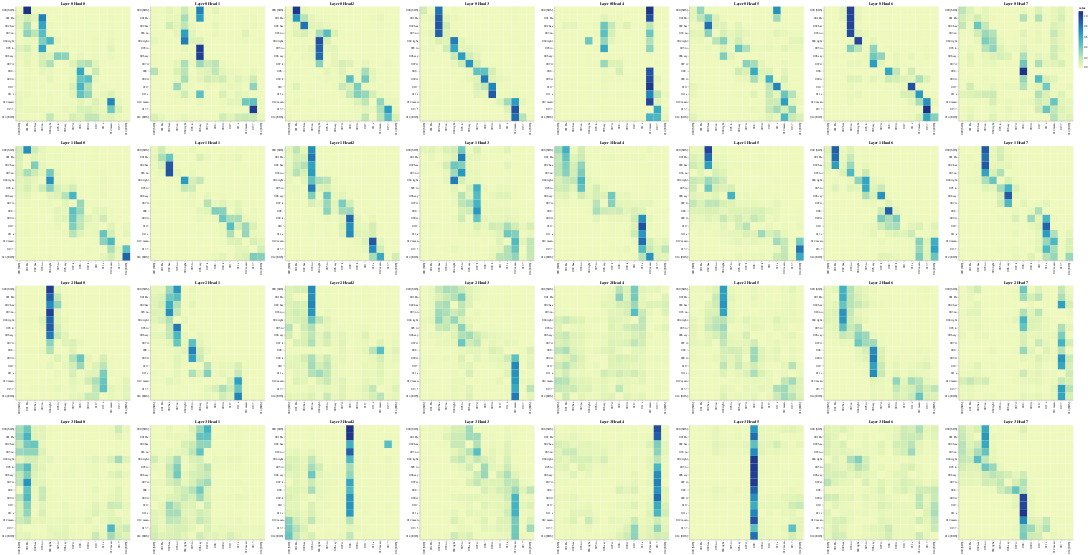

The notebook cell this image was saved under:
### Code cell
layers = [0, 1, 2,3]
heads = [0, 1, 2, 3, 4, 5, 6, 7]

# Encoder Self-Attention
get_all_attention_maps("encoder", layers, heads, encoder_input_tokens, encoder_input_tokens, min(20, sentence_len))

### Figure 1 — Vega-Lite specification as saved in the notebook (floating-point values rounded to 4 significant figures; data arrays with more than 128 entries replaced by an {"elided": "..."} marker saying what was removed)
{"config": {"view": {"continuousWidth": 300, "continuousHeight": 300}}, "vconcat": [{"hconcat": [{"data": {"name": "data-4f1ecdd028157520838e9b1358e15148"}, "mark": {"type": "rect"}, "encoding": {"color": {"field": "value", "type": "quantitative"}, "tooltip": [{"field": "row", "type": "quantitative"}, {"field": "column", "type": "quantitative"}, {"field": "value", "type": "quantitative"}, {"field": "row_token", "type": "nominal"}, {"field": "col_token", "type": "nominal"}], "x": {"axis": {"title": ""}, "field": "col_token", "type": "nominal"}, "y": {"axis": {"title": ""}, "field": "row_token", "type": "nominal"}}, "height": 400, "name": "view_73", "title": "Layer 0 Head 0", "width": 400}, {"data": {"name": "data-47808860a4cb3bf599160f847cebafcd"}, "mark": {"type": "rect"}, "encoding": {"color": {"field": "value", "type": "quantitative"}, "tooltip": [{"field": "row", "type": "quantitative"}, {"field": "column", "type": "quantitative"}, {"field": "value", "type": "quantitative"}, {"field": "row_token", "type": "nominal"}, {"field": "col_token", "type": "nominal"}], "x": {"axis": {"title": ""}, "field": "col_token", "type": "nominal"}, "y": {"axis": {"title": ""}, "field": "row_token", "type": "nominal"}}, "height": 400, "name": "view_74", "title": "Layer 0 Head 1", "width": 400}, {"data": {"name": "data-14d1d5477d26558ed9b33adb20c17bda"}, "mark": {"type": "rect"}, "encoding": {"color": {"field": "value", "type": "quantitative"}, "tooltip": [{"field": "row", "type": "quantitative"}, {"field": "column", "type": "quantitative"}, {"field": "value", "type": "quantitative"}, {"field": "row_token", "type": "nominal"}, {"field": "col_token", "type": "nominal"}], "x": {"axis": {"title": ""}, "field": "col_token", "type": "nominal"}, "y": {"axis": {"title": ""}, "field": "row_token", "type": "nominal"}}, "height": 400, "name": "view_75", "title": "Layer 0 Head 2", "width": 400}, {"data": {"name": "data-e768d37b298233feee9a72e597e8448a"}, "mark": {"type": "rect"}, "encoding": {"color": {"field": "value", "type": "quantitative"}, "tooltip": [{"field": "row", "type": "quantitative"}, {"field": "column", "type": "quantitative"}, {"field": "value", "type": "quantitative"}, {"field": "row_token", "type": "nominal"}, {"field": "col_token", "type": "nominal"}], "x": {"axis": {"title": ""}, "field": "col_token", "type": "nominal"}, "y": {"axis": {"title": ""}, "field": "row_token", "type": "nominal"}}, "height": 400, "name": "view_76", "title": "Layer 0 Head 3", "width": 400}, {"data": {"name": "data-59290401ff2d111faa699d9567e2b7ca"}, "mark": {"type": "rect"}, "encoding": {"color": {"field": "value", "type": "quantitative"}, "tooltip": [{"field": "row", "type": "quantitative"}, {"field": "column", "type": "quantitative"}, {"field": "value", "type": "quantitative"}, {"field": "row_token", "type": "nominal"}, {"field": "col_token", "type": "nominal"}], "x": {"axis": {"title": ""}, "field": "col_token", "type": "nominal"}, "y": {"axis": {"title": ""}, "field": "row_token", "type": "nominal"}}, "height": 400, "name": "view_77", "title": "Layer 0 Head 4", "width": 400}, {"data": {"name": "data-67aa0a2e0f55f515c4e47b09a050c626"}, "mark": {"type": "rect"}, "encoding": {"color": {"field": "value", "type": "quantitative"}, "tooltip": [{"field": "row", "type": "quantitative"}, {"field": "column", "type": "quantitative"}, {"field": "value", "type": "quantitative"}, {"field": "row_token", "type": "nominal"}, {"field": "col_token", "type": "nominal"}], "x": {"axis": {"title": ""}, "field": "col_token", "type": "nominal"}, "y": {"axis": {"title": ""}, "field": "row_token", "type": "nominal"}}, "height": 400, "name": "view_78", "title": "Layer 0 Head 5", "width": 400}, {"data": {"name": "data-90c68b765c0f0a20073164c4ed78aa52"}, "mark": {"type": "rect"}, "encoding": {"color": {"field": "value", "type": "quantitative"}, "tooltip": [{"field": "row", "type": "quantitative"}, {"field": "column", "type": "quantitative"}, {"field": "value", "type": "quantitative"}, {"field": "row_token", "type": "nominal"}, {"field": "col_token", "type": "nominal"}], "x": {"axis": {"title": ""}, "field": "col_token", "type": "nominal"}, "y": {"axis": {"title": ""}, "field": "row_token", "type": "nominal"}}, "height": 400, "name": "view_79", "title": "Layer 0 Head 6", "width": 400}, {"data": {"name": "data-9c0e0b5d7e4a93d3dd5f3a0884b795a8"}, "mark": {"type": "rect"}, "encoding": {"color": {"field": "value", "type": "quantitative"}, "tooltip": [{"field": "row", "type": "quantitative"}, {"field": "column", "type": "quantitative"}, {"field": "value", "type": "quantitative"}, {"field": "row_token", "type": "nominal"}, {"field": "col_token", "type": "nominal"}], "x": {"axis": {"title": ""}, "field": "col_token", "type": "nominal"}, "y": {"axis": {"title": ""}, "field": "row_token", "type": "nominal"}}, "height": 400, "name": "view_80", "title": "Layer 0 Head 7", "width": 400}]}, {"hconcat": [{"data": {"name": "data-d5b5097326ed5ebf0edc95b25dd78efe"}, "mark": {"type": "rect"}, "encoding": {"color": {"field": "value", "type": "quantitative"}, "tooltip": [{"field": "row", "type": "quantitative"}, {"field": "column", "type": "quantitative"}, {"field": "value", "type": "quantitative"}, {"field": "row_token", "type": "nominal"}, {"field": "col_token", "type": "nominal"}], "x": {"axis": {"title": ""}, "field": "col_token", "type": "nominal"}, "y": {"axis": {"title": ""}, "field": "row_token", "type": "nominal"}}, "height": 400, "name": "view_81", "title": "Layer 1 Head 0", "width": 400}, {"data": {"name": "data-7db85bb5a00073e89a3b92d19e8576bc"}, "mark": {"type": "rect"}, "encoding": {"color": {"field": "value", "type": "quantitative"}, "tooltip": [{"field": "row", "type": "quantitative"}, {"field": "column", "type": "quantitative"}, {"field": "value", "type": "quantitative"}, {"field": "row_token", "type": "nominal"}, {"field": "col_token", "type": "nominal"}], "x": {"axis": {"title": ""}, "field": "col_token", "type": "nominal"}, "y": {"axis": {"title": ""}, "field": "row_token", "type": "nominal"}}, "height": 400, "name": "view_82", "title": "Layer 1 Head 1", "width": 400}, {"data": {"name": "data-e737a404914e4a088c23df390258e9f5"}, "mark": {"type": "rect"}, "encoding": {"color": {"field": "value", "type": "quantitative"}, "tooltip": [{"field": "row", "type": "quantitative"}, {"field": "column", "type": "quantitative"}, {"field": "value", "type": "quantitative"}, {"field": "row_token", "type": "nominal"}, {"field": "col_token", "type": "nominal"}], "x": {"axis": {"title": ""}, "field": "col_token", "type": "nominal"}, "y": {"axis": {"title": ""}, "field": "row_token", "type": "nominal"}}, "height": 400, "name": "view_83", "title": "Layer 1 Head 2", "width": 400}, {"data": {"name": "data-c1509b28078b3b8b09619ff006bf341d"}, "mark": {"type": "rect"}, "encoding": {"color": {"field": "value", "type": "quantitative"}, "tooltip": [{"field": "row", "type": "quantitative"}, {"field": "column", "type": "quantitative"}, {"field": "value", "type": "quantitative"}, {"field": "row_token", "type": "nominal"}, {"field": "col_token", "type": "nominal"}], "x": {"axis": {"title": ""}, "field": "col_token", "type": "nominal"}, "y": {"axis": {"title": ""}, "field": "row_token", "type": "nominal"}}, "height": 400, "name": "view_84", "title": "Layer 1 Head 3", "width": 400}, {"data": {"name": "data-c6b5776287193b9eeb05d6f7e2435ef9"}, "mark": {"type": "rect"}, "encoding": {"color": {"field": "value", "type": "quantitative"}, "tooltip": [{"field": "row", "type": "quantitative"}, {"field": "column", "type": "quantitative"}, {"field": "value", "type": "quantitative"}, {"field": "row_token", "type": "nominal"}, {"field": "col_token", "type": "nominal"}], "x": {"axis": {"title": ""}, "field": "col_token", "type": "nominal"}, "y": {"axis": {"title": ""}, "field": "row_token", "type": "nominal"}}, "height": 400, "name": "view_85", "title": "Layer 1 Head 4", "width": 400}, {"data": {"name": "data-453b19f24765add5feff769fc75f0dde"}, "mark": {"type": "rect"}, "encoding": {"color": {"field": "value", "type": "quantitative"}, "tooltip": [{"field": "row", "type": "quantitative"}, {"field": "column", "type": "quantitative"}, {"field": "value", "type": "quantitative"}, {"field": "row_token", "type": "nominal"}, {"field": "col_token", "type": "nominal"}], "x": {"axis": {"title": ""}, "field": "col_token", "type": "nominal"}, "y": {"axis": {"title": ""}, "field": "row_token", "type": "nominal"}}, "height": 400, "name": "view_86", "title": "Layer 1 Head 5", "width": 400}, {"data": {"name": "data-00c71f19e9c577555c9b8ded465b969d"}, "mark": {"type": "rect"}, "encoding": {"color": {"field": "value", "type": "quantitative"}, "tooltip": [{"field": "row", "type": "quantitative"}, {"field": "column", "type": "quantitative"}, {"field": "value", "type": "quantitative"}, {"field": "row_token", "type": "nominal"}, {"field": "col_token", "type": "nominal"}], "x": {"axis": {"title": ""}, "field": "col_token", "type": "nominal"}, "y": {"axis": {"title": ""}, "field": "row_token", "type": "nominal"}}, "height": 400, "name": "view_87", "title": "Layer 1 Head 6", "width": 400}, {"data": {"name": "data-dda4ff90b0dc594aca536e8cfbd74a6a"}, "mark": {"type": "rect"}, "encoding": {"color": {"field": "value", "type": "quantitative"}, "tooltip": [{"field": "row", "type": "quantitative"}, {"field": "column", "type": "quantitative"}, {"field": "value", "type": "quantitative"}, {"field": "row_token", "type": "nominal"}, {"field": "col_token", "type": "nominal"}], "x": {"axis": {"title": ""}, "field": "col_token", "type": "nominal"}, "y": {"axis": {"title": ""}, "field": "row_token", "type": "nominal"}}, "height": 400, "name": "view_88", "title": "Layer 1 Head 7", "width": 400}]}, {"hconcat": [{"data": {"name": "data-3f9e2321a581e548a5bbdb644c53d961"}, "mark": {"type": "rect"}, "encoding": {"color": {"field": "value", "type": "quantitative"}, "tooltip": [{"field": "row", "type": "quantitative"}, {"field": "column", "type": "quantitative"}, {"field": "value", "type": "quantitative"}, {"field": "row_token", "type": "nominal"}, {"field": "col_token", "type": "nominal"}], "x": {"axis": {"title": ""}, "field": "col_token", "type": "nominal"}, "y": {"axis": {"title": ""}, "field": "row_token", "type": "nominal"}}, "height": 400, "name": "view_89", "title": "Layer 2 Head 0", "width": 400}, {"data": {"name": "data-b7c7ce185ba2dcafbc21e1b51d3c0793"}, "mark": {"type": "rect"}, "encoding": {"color": {"field": "value", "type": "quantitative"}, "tooltip": [{"field": "row", "type": "quantitative"}, {"field": "column", "type": "quantitative"}, {"field": "value", "type": "quantitative"}, {"field": "row_token", "type": "nominal"}, {"field": "col_token", "type": "nominal"}], "x": {"axis": {"title": ""}, "field": "col_token", "type": "nominal"}, "y": {"axis": {"title": ""}, "field": "row_token", "type": "nominal"}}, "height": 400, "name": "view_90", "title": "Layer 2 Head 1", "width": 400}, {"data": {"name": "data-451be741cadcb0e85c49993119437c66"}, "mark": {"type": "rect"}, "encoding": {"color": {"field": "value", "type": "quantitative"}, "tooltip": [{"field": "row", "type": "quantitative"}, {"field": "column", "type": "quantitative"}, {"field": "value", "type": "quantitative"}, {"field": "row_token", "type": "nominal"}, {"field": "col_token", "type": "nominal"}], "x": {"axis": {"title": ""}, "field": "col_token", "type": "nominal"}, "y": {"axis": {"title": ""}, "field": "row_token", "type": "nominal"}}, "height": 400, "name": "view_91", "title": "Layer 2 Head 2", "width": 400}, {"data": {"name": "data-ff5e32431f40f25039bdbf0eeabd5e37"}, "mark": {"type": "rect"}, "encoding": {"color": {"field": "value", "type": "quantitative"}, "tooltip": [{"field": "row", "type": "quantitative"}, {"field": "column", "type": "quantitative"}, {"field": "value", "type": "quantitative"}, {"field": "row_token", "type": "nominal"}, {"field": "col_token", "type": "nominal"}], "x": {"axis": {"title": ""}, "field": "col_token", "type": "nominal"}, "y": {"axis": {"title": ""}, "field": "row_token", "type": "nominal"}}, "height": 400, "name": "view_92", "title": "Layer 2 Head 3", "width": 400}, {"data": {"name": "data-673230cda467a419a819d04835f99ac8"}, "mark": {"type": "rect"}, "encoding": {"color": {"field": "value", "type": "quantitative"}, "tooltip": [{"field": "row", "type": "quantitative"}, {"field": "column", "type": "quantitative"}, {"field": "value", "type": "quantitative"}, {"field": "row_token", "type": "nominal"}, {"field": "col_token", "type": "nominal"}], "x": {"axis": {"title": ""}, "field": "col_token", "type": "nominal"}, "y": {"axis": {"title": ""}, "field": "row_token", "type": "nominal"}}, "height": 400, "name": "view_93", "title": "Layer 2 Head 4", "width": 400}, {"data": {"name": "data-782988d11cb109d0881ba71914041a51"}, "mark": {"type": "rect"}, "encoding": {"color": {"field": "value", "type": "quantitative"}, "tooltip": [{"field": "row", "type": "quantitative"}, {"field": "column", "type": "quantitative"}, {"field": "value", "type": "quantitative"}, {"field": "row_token", "type": "nominal"}, {"field": "col_token", "type": "nominal"}], "x": {"axis": {"title": ""}, "field": "col_token", "type": "nominal"}, "y": {"axis": {"title": ""}, "field": "row_token", "type": "nominal"}}, "height": 400, "name": "view_94", "title": "Layer 2 Head 5", "width": 400}, {"data": {"name": "data-596e7ed5ffef7e610b4cece3f6a6753b"}, "mark": {"type": "rect"}, "encoding": {"color": {"field": "value", "type": "quantitative"}, "tooltip": [{"field": "row", "type": "quantitative"}, {"field": "column", "type": "quantitative"}, {"field": "value", "type": "quantitative"}, {"field": "row_token", "type": "nominal"}, {"field": "col_token", "type": "nominal"}], "x": {"axis": {"title": ""}, "field": "col_token", "type": "nominal"}, "y": {"axis": {"title": ""}, "field": "row_token", "type": "nominal"}}, "height": 400, "name": "view_95", "title": "Layer 2 Head 6", "width": 400}, {"data": {"name": "data-935a28f88922cf2037c379130ce67cea"}, "mark": {"type": "rect"}, "encoding": {"color": {"field": "value", "type": "quantitative"}, "tooltip": [{"field": "row", "type": "quantitative"}, {"field": "column", "type": "quantitative"}, {"field": "value", "type": "quantitative"}, {"field": "row_token", "type": "nominal"}, {"field": "col_token", "type": "nominal"}], "x": {"axis": {"title": ""}, "field": "col_token", "type": "nominal"}, "y": {"axis": {"title": ""}, "field": "row_token", "type": "nominal"}}, "height": 400, "name": "view_96", "title": "Layer 2 Head 7", "width": 400}]}, {"hconcat": [{"data": {"name": "data-a3abf9343d9855e3e8cc77f1b597664b"}, "mark": {"type": "rect"}, "encoding": {"color": {"field": "value", "type": "quantitative"}, "tooltip": [{"field": "row", "type": "quantitative"}, {"field": "column", "type": "quantitative"}, {"field": "value", "type": "quantitative"}, {"field": "row_token", "type": "nominal"}, {"field": "col_token", "type": "nominal"}], "x": {"axis": {"title": ""}, "field": "col_token", "type": "nominal"}, "y": {"axis": {"title": ""}, "field": "row_token", "type": "nominal"}}, "height": 400, "name": "view_97", "title": "Layer 3 Head 0", "width": 400}, {"data": {"name": "data-0da0468ca3bab2fc60d61f1a36dda4cf"}, "mark": {"type": "rect"}, "encoding": {"color": {"field": "value", "type": "quantitative"}, "tooltip": [{"field": "row", "type": "quantitative"}, {"field": "column", "type": "quantitative"}, {"field": "value", "type": "quantitative"}, {"field": "row_token", "type": "nominal"}, {"field": "col_token", "type": "nominal"}], "x": {"axis": {"title": ""}, "field": "col_token", "type": "nominal"}, "y": {"axis": {"title": ""}, "field": "row_token", "type": "nominal"}}, "height": 400, "name": "view_98", "title": "Layer 3 Head 1", "width": 400}, {"data": {"name": "data-409cad5d6f838cf17f0b686d6ade9ef8"}, "mark": {"type": "rect"}, "encoding": {"color": {"field": "value", "type": "quantitative"}, "tooltip": [{"field": "row", "type": "quantitative"}, {"field": "column", "type": "quantitative"}, {"field": "value", "type": "quantitative"}, {"field": "row_token", "type": "nominal"}, {"field": "col_token", "type": "nominal"}], "x": {"axis": {"title": ""}, "field": "col_token", "type": "nominal"}, "y": {"axis": {"title": ""}, "field": "row_token", "type": "nominal"}}, "height": 400, "name": "view_99", "title": "Layer 3 Head 2", "width": 400}, {"data": {"name": "data-02c684209eb10bbd3c3b7ecf68d11e17"}, "mark": {"type": "rect"}, "encoding": {"color": {"field": "value", "type": "quantitative"}, "tooltip": [{"field": "row", "type": "quantitative"}, {"field": "column", "type": "quantitative"}, {"field": "value", "type": "quantitative"}, {"field": "row_token", "type": "nominal"}, {"field": "col_token", "type": "nominal"}], "x": {"axis": {"title": ""}, "field": "col_token", "type": "nominal"}, "y": {"axis": {"title": ""}, "field": "row_token", "type": "nominal"}}, "height": 400, "name": "view_100", "title": "Layer 3 Head 3", "width": 400}, {"data": {"name": "data-3096a341766d6e0cb9ffa3c021eeeaf4"}, "mark": {"type": "rect"}, "encoding": {"color": {"field": "value", "type": "quantitative"}, "tooltip": [{"field": "row", "type": "quantitative"}, {"field": "column", "type": "quantitative"}, {"field": "value", "type": "quantitative"}, {"field": "row_token", "type": "nominal"}, {"field": "col_token", "type": "nominal"}], "x": {"axis": {"title": ""}, "field": "col_token", "type": "nominal"}, "y": {"axis": {"title": ""}, "field": "row_token", "type": "nominal"}}, "height": 400, "name": "view_101", "title": "Layer 3 Head 4", "width": 400}, {"data": {"name": "data-656b177c8d1f6ade6ea896649620a5ab"}, "mark": {"type": "rect"}, "encoding": {"color": {"field": "value", "type": "quantitative"}, "tooltip": [{"field": "row", "type": "quantitative"}, {"field": "column", "type": "quantitative"}, {"field": "value", "type": "quantitative"}, {"field": "row_token", "type": "nominal"}, {"field": "col_token", "type": "nominal"}], "x": {"axis": {"title": ""}, "field": "col_token", "type": "nominal"}, "y": {"axis": {"title": ""}, "field": "row_token", "type": "nominal"}}, "height": 400, "name": "view_102", "title": "Layer 3 Head 5", "width": 400}, {"data": {"name": "data-de85fa0461eb9240f627bc1c26907eb4"}, "mark": {"type": "rect"}, "encoding": {"color": {"field": "value", "type": "quantitative"}, "tooltip": [{"field": "row", "type": "quantitative"}, {"field": "column", "type": "quantitative"}, {"field": "value", "type": "quantitative"}, {"field": "row_token", "type": "nominal"}, {"field": "col_token", "type": "nominal"}], "x": {"axis": {"title": ""}, "field": "col_token", "type": "nominal"}, "y": {"axis": {"title": ""}, "field": "row_token", "type": "nominal"}}, "height": 400, "name": "view_103", "title": "Layer 3 Head 6", "width": 400}, {"data": {"name": "data-714358c8912c487eb011f41caa7395a4"}, "mark": {"type": "rect"}, "encoding": {"color": {"field": "value", "type": "quantitative"}, "tooltip": [{"field": "row", "type": "quantitative"}, {"field": "column", "type": "quantitative"}, {"field": "value", "type": "quantitative"}, {"field": "row_token", "type": "nominal"}, {"field": "col_token", "type": "nominal"}], "x": {"axis": {"title": ""}, "field": "col_token", "type": "nominal"}, "y": {"axis": {"title": ""}, "field": "row_token", "type": "nominal"}}, "height": 400, "name": "view_104", "title": "Layer 3 Head 7", "width": 400}]}], "params": [{"name": "param_73", "select": {"type": "interval", "encodings": ["x", "y"]}, "bind": "scales", "views": ["view_73"]}, {"name": "param_74", "select": {"type": "interval", "encodings": ["x", "y"]}, "bind": "scales", "views": ["view_74"]}, {"name": "param_75", "select": {"type": "interval", "encodings": ["x", "y"]}, "bind": "scales", "views": ["view_75"]}, {"name": "param_76", "select": {"type": "interval", "encodings": ["x", "y"]}, "bind": "scales", "views": ["view_76"]}, {"name": "param_77", "select": {"type": "interval", "encodings": ["x", "y"]}, "bind": "scales", "views": ["view_77"]}, {"name": "param_78", "select": {"type": "interval", "encodings": ["x", "y"]}, "bind": "scales", "views": ["view_78"]}, {"name": "param_79", "select": {"type": "interval", "encodings": ["x", "y"]}, "bind": "scales", "views": ["view_79"]}, {"name": "param_80", "select": {"type": "interval", "encodings": ["x", "y"]}, "bind": "scales", "views": ["view_80"]}, {"name": "param_81", "select": {"type": "interval", "encodings": ["x", "y"]}, "bind": "scales", "views": ["view_81"]}, {"name": "param_82", "select": {"type": "interval", "encodings": ["x", "y"]}, "bind": "scales", "views": ["view_82"]}, {"name": "param_83", "select": {"type": "interval", "encodings": ["x", "y"]}, "bind": "scales", "views": ["view_83"]}, {"name": "param_84", "select": {"type": "interval", "encodings": ["x", "y"]}, "bind": "scales", "views": ["view_84"]}, {"name": "param_85", "select": {"type": "interval", "encodings": ["x", "y"]}, "bind": "scales", "views": ["view_85"]}, {"name": "param_86", "select": {"type": "interval", "encodings": ["x", "y"]}, "bind": "scales", "views": ["view_86"]}, {"name": "param_87", "select": {"type": "interval", "encodings": ["x", "y"]}, "bind": "scales", "views": ["view_87"]}, {"name": "param_88", "select": {"type": "interval", "encodings": ["x", "y"]}, "bind": "scales", "views": ["view_88"]}, {"name": "param_89", "select": {"type": "interval", "encodings": ["x", "y"]}, "bind": "scales", "views": ["view_89"]}, {"name": "param_90", "select": {"type": "interval", "encodings": ["x", "y"]}, "bind": "scales", "views": ["view_90"]}, {"name": "param_91", "select": {"type": "interval", "encodings": ["x", "y"]}, "bind": "scales", "views": ["view_91"]}, {"name": "param_92", "select": {"type": "interval", "encodings": ["x", "y"]}, "bind": "scales", "views": ["view_92"]}, {"name": "param_93", "select": {"type": "interval", "encodings": ["x", "y"]}, "bind": "scales", "views": ["view_93"]}, {"name": "param_94", "select": {"type": "interval", "encodings": ["x", "y"]}, "bind": "scales", "views": ["view_94"]}, {"name": "param_95", "select": {"type": "interval", "encodings": ["x", "y"]}, "bind": "scales", "views": ["view_95"]}, {"name": "param_96", "select": {"type": "interval", "encodings": ["x", "y"]}, "bind": "scales", "views": ["view_96"]}, {"name": "param_97", "select": {"type": "interval", "encodings": ["x", "y"]}, "bind": "scales", "views": ["view_97"]}, {"name": "param_98", "select": {"type": "interval", "encodings": ["x", "y"]}, "bind": "scales", "views": ["view_98"]}, {"name": "param_99", "select": {"type": "interval", "encodings": ["x", "y"]}, "bind": "scales", "views": ["view_99"]}, {"name": "param_100", "select": {"type": "interval", "encodings": ["x", "y"]}, "bind": "scales", "views": ["view_100"]}, {"name": "param_101", "select": {"type": "interval", "encodings": ["x", "y"]}, "bind": "scales", "views": ["view_101"]}, {"name": "param_102", "select": {"type": "interval", "encodings": ["x", "y"]}, "bind": "scales", "views": ["view_102"]}, {"name": "param_103", "select": {"type": "interval", "encodings": ["x", "y"]}, "bind": "scales", "views": ["view_103"]}, {"name": "param_104", "select": {"type": "interval", "encodings": ["x", "y"]}, "bind": "scales", "views": ["view_104"]}], "$schema": "https://vega.github.io/schema/vega-lite/v5.14.1.json", "datasets": {"data-4f1ecdd028157520838e9b1358e15148": {"elided": "225 records"}, "data-47808860a4cb3bf599160f847cebafcd": {"elided": "225 records"}, "data-14d1d5477d26558ed9b33adb20c17bda": {"elided": "225 records"}, "data-e768d37b298233feee9a72e597e8448a": {"elided": "225 records"}, "data-59290401ff2d111faa699d9567e2b7ca": {"elided": "225 records"}, "data-67aa0a2e0f55f515c4e47b09a050c626": {"elided": "225 records"}, "data-90c68b765c0f0a20073164c4ed78aa52": {"elided": "225 records"}, "data-9c0e0b5d7e4a93d3dd5f3a0884b795a8": {"elided": "225 records"}, "data-d5b5097326ed5ebf0edc95b25dd78efe": {"elided": "225 records"}, "data-7db85bb5a00073e89a3b92d19e8576bc": {"elided": "225 records"}, "data-e737a404914e4a088c23df390258e9f5": {"elided": "225 records"}, "data-c1509b28078b3b8b09619ff006bf341d": {"elided": "225 records"}, "data-c6b5776287193b9eeb05d6f7e2435ef9": {"elided": "225 records"}, "data-453b19f24765add5feff769fc75f0dde": {"elided": "225 records"}, "data-00c71f19e9c577555c9b8ded465b969d": {"elided": "225 records"}, "data-dda4ff90b0dc594aca536e8cfbd74a6a": {"elided": "225 records"}, "data-3f9e2321a581e548a5bbdb644c53d961": {"elided": "225 records"}, "data-b7c7ce185ba2dcafbc21e1b51d3c0793": {"elided": "225 records"}, "data-451be741cadcb0e85c49993119437c66": {"elided": "225 records"}, "data-ff5e32431f40f25039bdbf0eeabd5e37": {"elided": "225 records"}, "data-673230cda467a419a819d04835f99ac8": {"elided": "225 records"}, "data-782988d11cb109d0881ba71914041a51": {"elided": "225 records"}, "data-596e7ed5ffef7e610b4cece3f6a6753b": {"elided": "225 records"}, "data-935a28f88922cf2037c379130ce67cea": {"elided": "225 records"}, "data-a3abf9343d9855e3e8cc77f1b597664b": {"elided": "225 records"}, "data-0da0468ca3bab2fc60d61f1a36dda4cf": {"elided": "225 records"}, "data-409cad5d6f838cf17f0b686d6ade9ef8": {"elided": "225 records"}, "data-02c684209eb10bbd3c3b7ecf68d11e17": {"elided": "225 records"}, "data-3096a341766d6e0cb9ffa3c021eeeaf4": {"elided": "225 records"}, "data-656b177c8d1f6ade6ea896649620a5ab": {"elided": "225 records"}, "data-de85fa0461eb9240f627bc1c26907eb4": {"elided": "225 records"}, "data-714358c8912c487eb011f41caa7395a4": {"elided": "225 records"}}}
